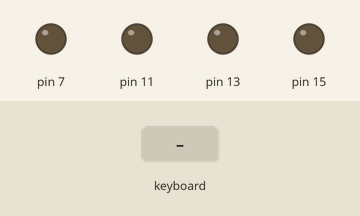
Bench run of a program on a simulated Raspberry Pi (header pin numbers). Shown: output pins drawn as LEDs (lit = HIGH). Inputs (shaded band) come from the test bench. The pygame window is not drawn.

Above: at 1.2 s.
1.3 s: key up typed on the keyboard
At 1.55 s:
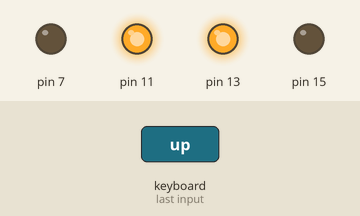
3.3 s: key down typed on the keyboard
At 3.55 s:
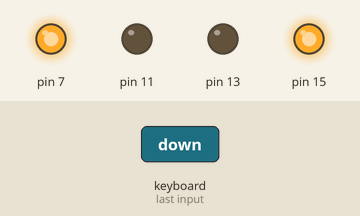
5.3 s: key left typed on the keyboard
At 5.55 s:
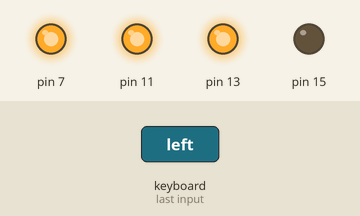
7.3 s: key right typed on the keyboard
At 7.55 s:
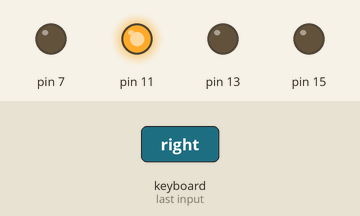
9.3 s: key "p" typed on the keyboard
At 9.55 s:
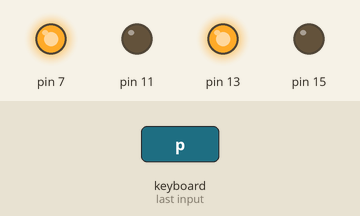
11.3 s: key "q" typed on the keyboard
At 11.55 s:
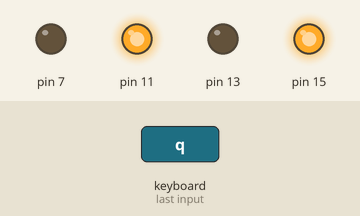
Timing chart, 0 to 14.3 s (numbered marks = the images above; inputs shaded):
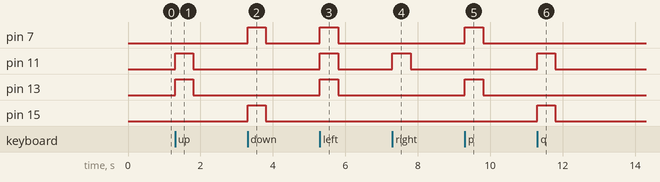

Measured:
- after the input at 1.3 s, pin 11, pin 13: LOW → HIGH at once, → LOW 0.50 s later
- after the input at 3.3 s, pin 7, pin 15: LOW → HIGH at once, → LOW 0.50 s later
- after the input at 5.3 s, pin 7, pin 11, pin 13: LOW → HIGH at once, → LOW 0.50 s later
- after the input at 7.3 s, pin 11: LOW → HIGH at once, → LOW 0.50 s later
- after the input at 9.3 s, pin 7, pin 13: LOW → HIGH at once, → LOW 0.50 s later
- after the input at 11.3 s, pin 11, pin 15: LOW → HIGH at once, → LOW 0.50 s later

The program:

robot2.py
```python
import RPi.GPIO as gpio
import pygame
import time
import sys

def init():
    gpio.setmode(gpio.BOARD)
    gpio.setup(7,gpio.OUT)
    gpio.setup(11,gpio.OUT)
    gpio.setup(13,gpio.OUT)
    gpio.setup(15,gpio.OUT)

def forward(tf):
    init()
    gpio.output(7,False)
    gpio.output(11,True)
    gpio.output(13,True)
    gpio.output(15,False)
    time.sleep(tf)
    gpio.cleanup()

def reverse(tf):
    init()
    gpio.output(7,True)
    gpio.output(11,False)
    gpio.output(13,False)
    gpio.output(15,True)
    time.sleep(tf)
    gpio.cleanup()

def turn_left(tf):
    init()
    gpio.output(7,True)
    gpio.output(11,True)
    gpio.output(13,True)
    gpio.output(15,False)
    time.sleep(tf)
    gpio.cleanup()

def turn_right(tf):
    init()
    gpio.output(7,False)
    gpio.output(11,True)
    gpio.output(13,False)
    gpio.output(15,False)
    time.sleep(tf)
    gpio.cleanup()

def pivot_left(tf):
    init()
    gpio.output(7,True)
    gpio.output(11,False)
    gpio.output(13,True)
    gpio.output(15,False)
    time.sleep(tf)
    gpio.cleanup()

def pivot_right(tf):
    init()
    gpio.output(7,False)
    gpio.output(11,True)
    gpio.output(13,False)
    gpio.output(15,True)
    time.sleep(tf)
    gpio.cleanup()

pygame.init()
size = (300,400)
pygame.display.set_mode(size)
pygame.display.set_caption("CAR")
carryOn = True

while carryOn:
    for event in pygame.event.get():
        if event.type == pygame.QUIT:
            carryOn = False
    keys = pygame.key.get_pressed()
    if keys[pygame.K_UP]:
        forward(0.5)
    if keys[pygame.K_DOWN]:
        reverse(0.5)
    if keys[pygame.K_LEFT]:
        turn_left(0.5)
    if keys[pygame.K_RIGHT]:
        turn_right(0.5)
    if keys[pygame.K_p]:
        pivot_left(0.5)
    if keys[pygame.K_q]:
        pivot_right(0.5)

pygame.quit()
#forward(1)
#reverse(1)
#turn_left(1)
#turn_right(1)
#pivot_left(1)
#pivot_right(1)
```
